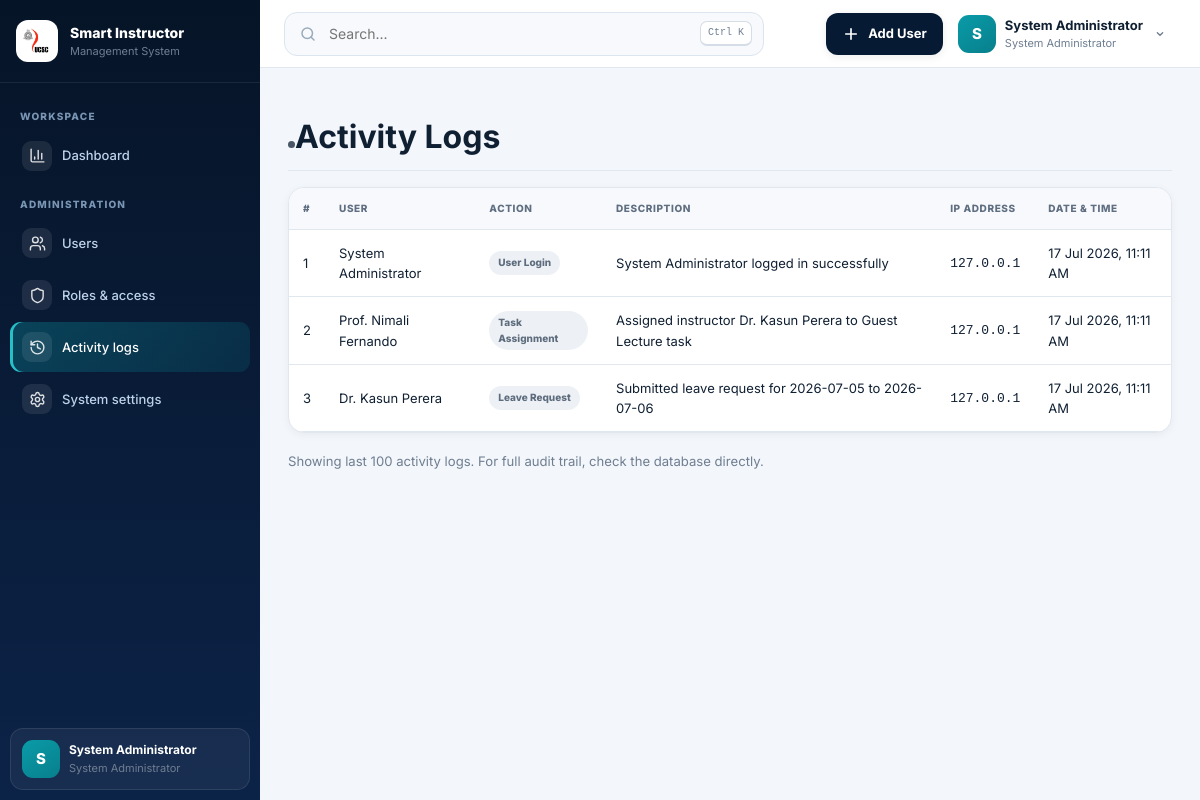
Before: /admin/activity_logs.php (signed in) with the older database file.
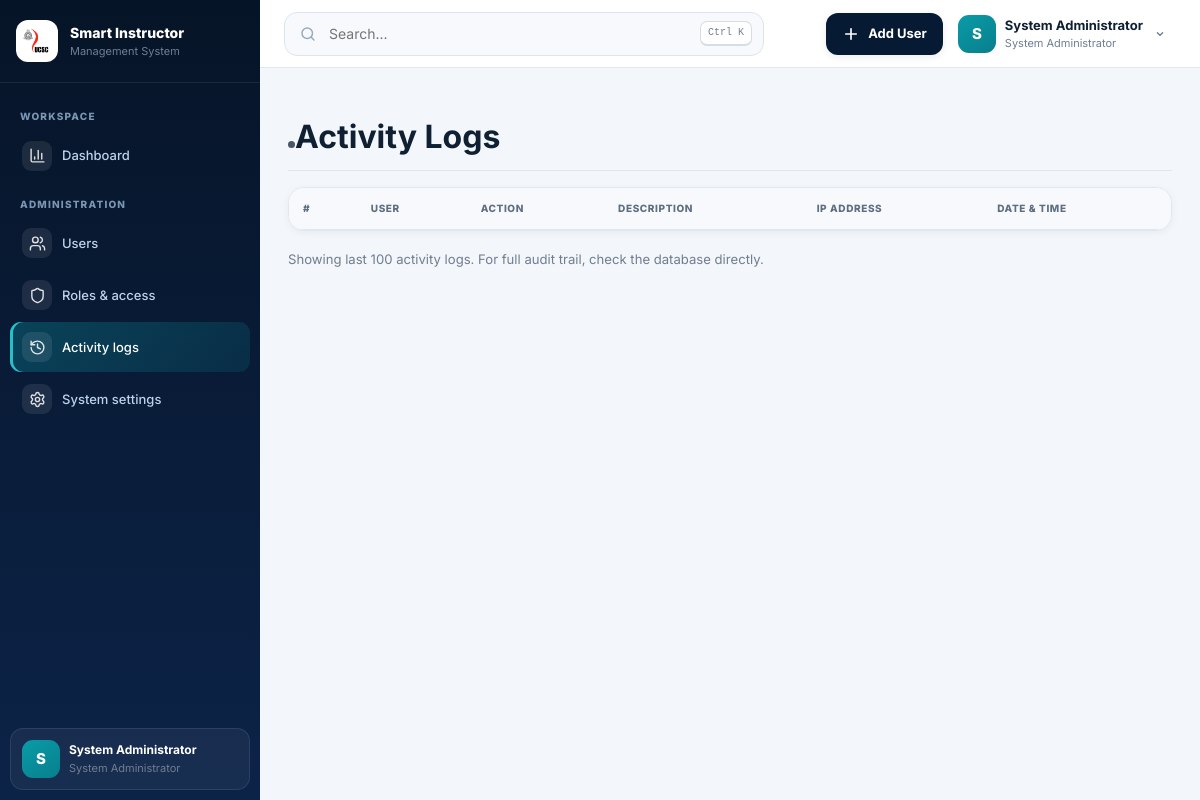
After: the same page with the newer database file.
### tables this page shows
CREATE TABLE `users` (
  `id` int(11) NOT NULL,
  `username` varchar(50) NOT NULL,
  `email` varchar(100) NOT NULL,
  `password` varchar(255) NOT NULL,
  `full_name` varchar(150) NOT NULL,
  `role_id` int(11) NOT NULL,
  `status` enum('active','inactive','suspended') DEFAULT 'active',
  `phone` varchar(20) DEFAULT NULL,
  `avatar_url` varchar(255) DEFAULT NULL,
  `created_at` timestamp NOT NULL DEFAULT current_timestamp(),
  `updated_at` timestamp NOT NULL DEFAULT current_timestamp() ON UPDATE current_timestamp()
);

CREATE TABLE `roles` (
  `id` int(11) NOT NULL,
  `role_name` varchar(100) NOT NULL,
  `description` text DEFAULT NULL,
  `created_at` timestamp NOT NULL DEFAULT current_timestamp()
);

CREATE TABLE `activity_logs` (
  `id` int(11) NOT NULL,
  `user_id` int(11) DEFAULT NULL,
  `action` varchar(100) NOT NULL,
  `description` text DEFAULT NULL,
  `ip_address` varchar(45) DEFAULT NULL,
  `created_at` timestamp NOT NULL DEFAULT current_timestamp()
);

### config/config.php (called while the page is built, shortened)
<?php
if (!function_exists('app_url')) {
    function app_url(string $path = ''): string {
        $path = ltrim($path, '/');
        return $path === '' ? SITE_URL : SITE_URL . '/' . $path;
    }
}

### includes/auth.php (called while the page is built, shortened)
<?php
require_once __DIR__ . '/../config/config.php';
require_once __DIR__ . '/../config/db.php';
function isLoggedIn() {
    return isset($_SESSION['user_id']) && !empty($_SESSION['user_id']);
}
function getCurrentUser() {
    global $pdo;
    static $cachedUser = null;
    if ($cachedUser === null) {
        $stmt = $pdo->prepare("SELECT u.*, r.role_name FROM users u JOIN roles r ON u.role_id = r.id WHERE u.id = ? LIMIT 1");
        $stmt->execute([$_SESSION['user_id']]);
        $cachedUser = $stmt->fetch();
    }
    return $cachedUser;
}
function getCurrentRoleId() {
    return isset($_SESSION['role_id']) ? (int)$_SESSION['role_id'] : null;
}
?>

### admin/activity_logs.php (the view, shortened to what this page needs)
<?php
require_once __DIR__ . '/../includes/auth.php';
require_once __DIR__ . '/../includes/functions.php';
require_once __DIR__ . '/../config/db.php';
include __DIR__ . '/../includes/header.php';
$logs = $pdo->query("
    SELECT al.*, u.full_name
    FROM activity_logs al
    LEFT JOIN users u ON al.user_id = u.id
    ORDER BY al.created_at DESC
    LIMIT 100
")->fetchAll();
?>
            <div class="d-flex justify-content-between align-items-center pt-3 pb-2 mb-3 border-bottom">
                <h1 class="h2"><span class="ui-dot" aria-hidden="true"></span>Activity Logs</h1>
            </div>
            <div class="card shadow-sm">
                <div class="card-body p-0">
                    <div class="table-responsive">
                        <table class="table table-hover mb-0" id="activityLogsTable">
                            <thead class="table-light">
                                <tr>
                                    <th>#</th>
                                    <th>User</th>
                                    <th>Action</th>
                                    <th>Description</th>
                                    <th>IP Address</th>
                                    <th>Date & Time</th>
                                </tr>
                            </thead>
                            <tbody>
                                <?php foreach ($logs as $index => $log): ?>
                                <tr>
                                    <td><?= $index + 1 ?></td>
                                    <td><?= htmlspecialchars($log['full_name'] ?? 'System') ?></td>
                                    <td><span class="badge bg-secondary"><?= htmlspecialchars($log['action']) ?></span></td>
                                    <td><?= htmlspecialchars($log['description']) ?></td>
                                    <td><code><?= htmlspecialchars($log['ip_address']) ?></code></td>
                                    <td><?= date('d M Y, h:i A', strtotime($log['created_at'])) ?></td>
                                </tr>
                                <?php endforeach; ?>
                            </tbody>
                        </table>
                    </div>
                </div>
            </div>
            <div class="mt-3 text-muted small">
                Showing last 100 activity logs. For full audit trail, check the database directly.
            </div>
<?php include __DIR__ . '/../includes/footer.php'; ?>

### includes/header.php (shortened to what this page needs)
<?php
require_once __DIR__ . '/../config/config.php';
if (!isset($currentUser) && function_exists('getCurrentUser')) { $currentUser = getCurrentUser(); }
$currentUser = is_array($currentUser ?? null) ? $currentUser : [];
$displayName = trim((string)($currentUser['full_name'] ?? 'UCSC User')) ?: 'UCSC User';
$roleName = trim((string)($currentUser['role_name'] ?? 'System User')) ?: 'System User';
?>
<!doctype html>
<html lang="en">
<head>
  <link rel="stylesheet" href="<?= app_url('assets/css/style.css') ?>">
</head>
<body>
<?php if (empty($hideNavbar)): ?>
<div class="app-shell">
  <?php include __DIR__ . '/sidebar.php'; ?>
  <div class="right-panel">
    <?php include __DIR__ . '/navbar.php'; ?>
    <main class="main-content" id="mainContent">
<?php endif; ?>

### includes/sidebar.php (shortened to what this page needs)
<?php
require_once __DIR__ . '/../config/config.php';
require_once __DIR__ . '/auth.php';
$currentRole = (int)getCurrentRoleId();
$currentPage = basename($_SERVER['PHP_SELF'] ?? '');
$currentUser = getCurrentUser() ?: [];
if (!function_exists('sidebar_link')) {
    function sidebar_link(string $path, string $label, string $icon, string $currentPage): void {
        $active = basename($path) === $currentPage ? ' active' : '';
        $iconUrl = app_url('assets/icons/' . $icon . '.svg');
        echo '<li><a class="sidebar-link' . $active . '" href="' . htmlspecialchars(app_url($path)) . '">';
        echo '<span class="sidebar-icon"><img src="' . htmlspecialchars($iconUrl) . '" alt=""></span>';
        echo '<span>' . htmlspecialchars($label) . '</span></a></li>';
    }
}
?>
<aside class="sidebar" id="sidebar">
  <div class="sidebar-head">
    <span class="sidebar-emblem"><img src="<?= app_url('assets/images/ucsc-logo.png') ?>" alt="UCSC"></span>
    <div><strong>Smart Instructor</strong><small>Management System</small></div>
  </div>
  <nav aria-label="Main navigation">
    <p class="sidebar-label">Workspace</p>
    <ul class="sidebar-nav">
      <?php
      $dashMap = [
        ROLE_ADMIN => 'admin/dashboard.php',
        ROLE_INSTRUCTOR => 'instructor/dashboard.php',
        ROLE_COORDINATOR => 'coordinator/dashboard.php',
        ROLE_CHIEF_COORDINATOR => 'chief_coordinator/dashboard.php',
        ROLE_NON_ACADEMIC => 'non_academic/dashboard.php',
        ROLE_PROJECT_COORDINATOR => 'project_coordinator/coordinator_dashboard.php',
        ROLE_DIRECTOR => 'director/dashboard.php'
      ];
      sidebar_link($dashMap[$currentRole] ?? 'index.php', 'Dashboard', 'chart-column', $currentPage);
      if ($currentRole === ROLE_ADMIN) {
        echo '<p class="sidebar-label">Administration</p>';
      }
      ?>
    </ul>
  </nav>
  <div class="sidebar-user">
    <span class="avatar"><?= htmlspecialchars(strtoupper(substr((string)($currentUser['full_name'] ?? 'U'), 0, 1))) ?></span>
    <span><strong><?= htmlspecialchars($currentUser['full_name'] ?? 'UCSC User') ?></strong><small><?= htmlspecialchars($currentUser['role_name'] ?? 'System User') ?></small></span>
  </div>
</aside>

### includes/navbar.php (shortened to what this page needs)
<?php
$roleId = function_exists('getCurrentRoleId') ? (int)getCurrentRoleId() : 0;
$userAvatarUrl = !empty($_SESSION['avatar_url']) ? app_url($_SESSION['avatar_url']) : (!empty($currentUser['avatar_url']) ? app_url($currentUser['avatar_url']) : null);
$cleanName = trim(preg_replace('/^(Dr\.|Prof\.|Mr\.|Mrs\.|Ms\.)\s+/i', '', $displayName ?? 'User'));
$firstInitial = mb_substr($cleanName, 0, 1);
?>
<header class="topbar">
  <div class="topbar-inner">
    <div class="topbar-left">
      <div class="global-search" role="search">
        <svg viewBox="0 0 24 24" fill="none" stroke="currentColor" stroke-width="2" stroke-linecap="round"><circle cx="11" cy="11" r="7"/><path d="m20 20-4-4"/></svg>
        <input id="globalSearch" type="search" placeholder="Search..." aria-label="Search this page">
        <kbd>Ctrl K</kbd>
      </div>
    </div>
    <div class="top-actions">
      <?php if ($roleId === ROLE_ADMIN): ?>
      <div class="menu-wrap">
        <button class="primary-action" type="button" data-menu-button="quickMenu" aria-expanded="false">
          <svg viewBox="0 0 24 24" fill="none" stroke="currentColor" stroke-width="2.2" stroke-linecap="round"><path d="M12 5v14M5 12h14"/></svg>
          <span>Add User</span>
        </button>
      </div>
      <?php endif; ?>
      <div class="menu-wrap">
        <button class="profile-button" type="button" data-menu-button="profileMenu" aria-expanded="false">
          <?= sic_user_avatar($userAvatarUrl, $firstInitial, 'avatar') ?>
          <span class="profile-copy">
            <strong><?= htmlspecialchars($displayName) ?></strong>
            <small><?= htmlspecialchars($roleName) ?></small>
          </span>
          <svg class="chevron" viewBox="0 0 24 24" fill="none" stroke="currentColor" stroke-width="2" stroke-linecap="round"><path d="m8 10 4 4 4-4"/></svg>
        </button>
      </div>
    </div>
  </div>
</header>

### includes/functions.php (shortened to what this page needs)
<?php
require_once __DIR__ . '/../config/config.php';
require_once __DIR__ . '/../config/db.php';
require_once __DIR__ . '/auth.php';
function sic_user_avatar(?string $avatarUrl, string $fallbackInitial = 'U', string $class = 'avatar'): string {
    $class = htmlspecialchars($class, ENT_QUOTES, 'UTF-8');
    $initial = htmlspecialchars(mb_strtoupper($fallbackInitial !== '' ? mb_substr($fallbackInitial, 0, 1) : 'U'), ENT_QUOTES, 'UTF-8');
    return '<span class="' . $class . '">' . $initial . '</span>';
}

### includes/footer.php (shortened to what this page needs)
    </main>
  </div>
</div>
</body>
</html>

Changed rows visible on the page:
removed activity_logs: user.full_name "System Administrator", action "User Login", description "System Administrator logged in successfully", ip_address "127.0.0.1", created_at "17 Jul 2026, 11:11 AM"
removed activity_logs: user.full_name "Prof. Nimali Fernando", action "Task Assignment", description "Assigned instructor Dr. Kasun Perera to Guest Lecture task", ip_address "127.0.0.1", created_at "17 Jul 2026, 11:11 AM"
removed activity_logs: user.full_name "Dr. Kasun Perera", action "Leave Request", description "Submitted leave request for 2026-07-05 to 2026-07-06", ip_address "127.0.0.1", created_at "17 Jul 2026, 11:11 AM"
